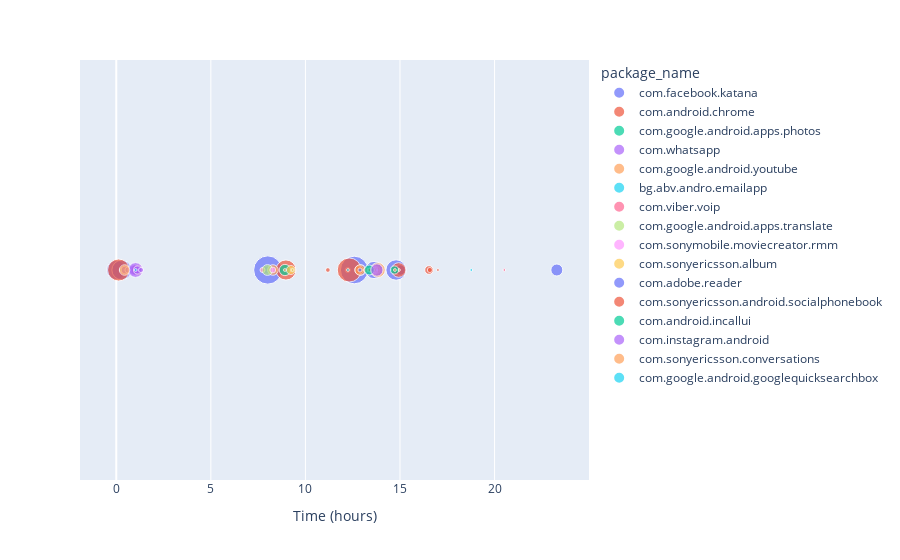

Notebook cell for this chart:
### Markdown cell above
we select the first 24 hours

### Code cell
fig = px.scatter(user_0[user_0.start_time<=24*60*60], x="start_time_hours", y=np.ones(user_0[user_0.start_time<=24*60*60].shape[0]), color="package_name",
                 size='time_spend')
fig.update_layout(
    xaxis_title="Time (hours)",
    yaxis_title="")
fig.update_yaxes(visible=False)

fig.show()

### Figure 1 — Plotly figure (JSON) as saved in the notebook; plotly's stock layout.template omitted (floating-point values rounded to 4 significant figures)
{"data": [{"hovertemplate": "package_name=com.facebook.katana<br>start_time_hours=%{x}<br>y=%{y}<br>time_spend=%{marker.size}<extra></extra>", "legendgroup": "com.facebook.katana", "marker": {"color": "#636efa", "size": [441, 460, 90, 10, 70, 941, 901, 129, 30, 351, 491, 134, 170], "sizemode": "area", "sizeref": 2.353, "symbol": "circle"}, "mode": "markers", "name": "com.facebook.katana", "orientation": "v", "showlegend": true, "type": "scatter", "x": [0, 0.2894, 0.9942, 7.728, 7.971, 8.01, 12.58, 12.93, 13.37, 13.63, 14.79, 15.0, 23.29], "xaxis": "x", "y": [1, 1, 1, 1, 1, 1, 1, 1, 1, 1, 1, 1, 1], "yaxis": "y"}, {"hovertemplate": "package_name=com.android.chrome<br>start_time_hours=%{x}<br>y=%{y}<br>time_spend=%{marker.size}<extra></extra>", "legendgroup": "com.android.chrome", "marker": {"color": "#EF553B", "size": [571, 150, 478, 10, 26, 30, 681, 80, 31, 10, 70, 250, 88, 31, 10], "sizemode": "area", "sizeref": 2.353, "symbol": "circle"}, "mode": "markers", "name": "com.android.chrome", "orientation": "v", "showlegend": true, "type": "scatter", "x": [0.1225, 1.091, 8.97, 9.23, 11.19, 12.24, 12.32, 12.83, 13.17, 13.36, 13.74, 14.93, 16.54, 16.58, 17.01], "xaxis": "x", "y": [1, 1, 1, 1, 1, 1, 1, 1, 1, 1, 1, 1, 1, 1, 1], "yaxis": "y"}, {"hovertemplate": "package_name=com.google.android.apps.photos<br>start_time_hours=%{x}<br>y=%{y}<br>time_spend=%{marker.size}<extra></extra>", "legendgroup": "com.google.android.apps.photos", "marker": {"color": "#00cc96", "size": [20, 150], "sizemode": "area", "sizeref": 2.353, "symbol": "circle"}, "mode": "markers", "name": "com.google.android.apps.photos", "orientation": "v", "showlegend": true, "type": "scatter", "x": [0.2811, 8.917], "xaxis": "x", "y": [1, 1], "yaxis": "y"}, {"hovertemplate": "package_name=com.whatsapp<br>start_time_hours=%{x}<br>y=%{y}<br>time_spend=%{marker.size}<extra></extra>", "legendgroup": "com.whatsapp", "marker": {"color": "#ab63fa", "size": [60, 76, 38, 130, 257, 80, 30, 21], "sizemode": "area", "sizeref": 2.353, "symbol": "circle"}, "mode": "markers", "name": "com.whatsapp", "orientation": "v", "showlegend": true, "type": "scatter", "x": [0.42, 0.4756, 0.6064, 0.9581, 1.019, 1.132, 1.309, 7.742], "xaxis": "x", "y": [1, 1, 1, 1, 1, 1, 1, 1], "yaxis": "y"}, {"hovertemplate": "package_name=com.google.android.youtube<br>start_time_hours=%{x}<br>y=%{y}<br>time_spend=%{marker.size}<extra></extra>", "legendgroup": "com.google.android.youtube", "marker": {"color": "#FFA15A", "size": [130, 132, 10, 131, 50, 260], "sizemode": "area", "sizeref": 2.353, "symbol": "circle"}, "mode": "markers", "name": "com.google.android.youtube", "orientation": "v", "showlegend": true, "type": "scatter", "x": [0.4394, 8.283, 8.914, 12.89, 13.76, 13.83], "xaxis": "x", "y": [1, 1, 1, 1, 1, 1], "yaxis": "y"}, {"hovertemplate": "package_name=bg.abv.andro.emailapp<br>start_time_hours=%{x}<br>y=%{y}<br>time_spend=%{marker.size}<extra></extra>", "legendgroup": "bg.abv.andro.emailapp", "marker": {"color": "#19d3f3", "size": [10, 24, 10, 10], "sizemode": "area", "sizeref": 2.353, "symbol": "circle"}, "mode": "markers", "name": "bg.abv.andro.emailapp", "orientation": "v", "showlegend": true, "type": "scatter", "x": [1.025, 9.323, 12.25, 13.72], "xaxis": "x", "y": [1, 1, 1, 1], "yaxis": "y"}, {"hovertemplate": "package_name=com.viber.voip<br>start_time_hours=%{x}<br>y=%{y}<br>time_spend=%{marker.size}<extra></extra>", "legendgroup": "com.viber.voip", "marker": {"color": "#FF6692", "size": [30, 90, 9], "sizemode": "area", "sizeref": 2.353, "symbol": "circle"}, "mode": "markers", "name": "com.viber.voip", "orientation": "v", "showlegend": true, "type": "scatter", "x": [7.731, 13.6, 20.52], "xaxis": "x", "y": [1, 1, 1], "yaxis": "y"}, {"hovertemplate": "package_name=com.google.android.apps.translate<br>start_time_hours=%{x}<br>y=%{y}<br>time_spend=%{marker.size}<extra></extra>", "legendgroup": "com.google.android.apps.translate", "marker": {"color": "#B6E880", "size": [140, 10], "sizemode": "area", "sizeref": 2.353, "symbol": "circle"}, "mode": "markers", "name": "com.google.android.apps.translate", "orientation": "v", "showlegend": true, "type": "scatter", "x": [7.991, 14.94], "xaxis": "x", "y": [1, 1], "yaxis": "y"}, {"hovertemplate": "package_name=com.sonymobile.moviecreator.rmm<br>start_time_hours=%{x}<br>y=%{y}<br>time_spend=%{marker.size}<extra></extra>", "legendgroup": "com.sonymobile.moviecreator.rmm", "marker": {"color": "#FF97FF", "size": [40], "sizemode": "area", "sizeref": 2.353, "symbol": "circle"}, "mode": "markers", "name": "com.sonymobile.moviecreator.rmm", "orientation": "v", "showlegend": true, "type": "scatter", "x": [8.271], "xaxis": "x", "y": [1], "yaxis": "y"}, {"hovertemplate": "package_name=com.sonyericsson.album<br>start_time_hours=%{x}<br>y=%{y}<br>time_spend=%{marker.size}<extra></extra>", "legendgroup": "com.sonyericsson.album", "marker": {"color": "#FECB52", "size": [96, 10, 50], "sizemode": "area", "sizeref": 2.353, "symbol": "circle"}, "mode": "markers", "name": "com.sonyericsson.album", "orientation": "v", "showlegend": true, "type": "scatter", "x": [9.233, 9.32, 13.58], "xaxis": "x", "y": [1, 1, 1], "yaxis": "y"}, {"hovertemplate": "package_name=com.adobe.reader<br>start_time_hours=%{x}<br>y=%{y}<br>time_spend=%{marker.size}<extra></extra>", "legendgroup": "com.adobe.reader", "marker": {"color": "#636efa", "size": [20], "sizemode": "area", "sizeref": 2.353, "symbol": "circle"}, "mode": "markers", "name": "com.adobe.reader", "orientation": "v", "showlegend": true, "type": "scatter", "x": [12.88], "xaxis": "x", "y": [1], "yaxis": "y"}, {"hovertemplate": "package_name=com.sonyericsson.android.socialphonebook<br>start_time_hours=%{x}<br>y=%{y}<br>time_spend=%{marker.size}<extra></extra>", "legendgroup": "com.sonyericsson.android.socialphonebook", "marker": {"color": "#EF553B", "size": [10, 10, 17, 10], "sizemode": "area", "sizeref": 2.353, "symbol": "circle"}, "mode": "markers", "name": "com.sonyericsson.android.socialphonebook", "orientation": "v", "showlegend": true, "type": "scatter", "x": [13.13, 13.37, 13.41, 13.55], "xaxis": "x", "y": [1, 1, 1, 1], "yaxis": "y"}, {"hovertemplate": "package_name=com.android.incallui<br>start_time_hours=%{x}<br>y=%{y}<br>time_spend=%{marker.size}<extra></extra>", "legendgroup": "com.android.incallui", "marker": {"color": "#00cc96", "size": [118, 79], "sizemode": "area", "sizeref": 2.353, "symbol": "circle"}, "mode": "markers", "name": "com.android.incallui", "orientation": "v", "showlegend": true, "type": "scatter", "x": [13.38, 14.71], "xaxis": "x", "y": [1, 1], "yaxis": "y"}, {"hovertemplate": "package_name=com.instagram.android<br>start_time_hours=%{x}<br>y=%{y}<br>time_spend=%{marker.size}<extra></extra>", "legendgroup": "com.instagram.android", "marker": {"color": "#ab63fa", "size": [180], "sizemode": "area", "sizeref": 2.353, "symbol": "circle"}, "mode": "markers", "name": "com.instagram.android", "orientation": "v", "showlegend": true, "type": "scatter", "x": [13.78], "xaxis": "x", "y": [1], "yaxis": "y"}, {"hovertemplate": "package_name=com.sonyericsson.conversations<br>start_time_hours=%{x}<br>y=%{y}<br>time_spend=%{marker.size}<extra></extra>", "legendgroup": "com.sonyericsson.conversations", "marker": {"color": "#FFA15A", "size": [10], "sizemode": "area", "sizeref": 2.353, "symbol": "circle"}, "mode": "markers", "name": "com.sonyericsson.conversations", "orientation": "v", "showlegend": true, "type": "scatter", "x": [14.73], "xaxis": "x", "y": [1], "yaxis": "y"}, {"hovertemplate": "package_name=com.google.android.googlequicksearchbox<br>start_time_hours=%{x}<br>y=%{y}<br>time_spend=%{marker.size}<extra></extra>", "legendgroup": "com.google.android.googlequicksearchbox", "marker": {"color": "#19d3f3", "size": [10], "sizemode": "area", "sizeref": 2.353, "symbol": "circle"}, "mode": "markers", "name": "com.google.android.googlequicksearchbox", "orientation": "v", "showlegend": true, "type": "scatter", "x": [18.77], "xaxis": "x", "y": [1], "yaxis": "y"}], "layout": {"legend": {"itemsizing": "constant", "title": {"text": "package_name"}, "tracegroupgap": 0}, "margin": {"t": 60}, "xaxis": {"anchor": "y", "domain": [0, 1], "title": {"text": "Time (hours)"}}, "yaxis": {"anchor": "x", "domain": [0, 1], "title": {"text": ""}, "visible": false}}}
